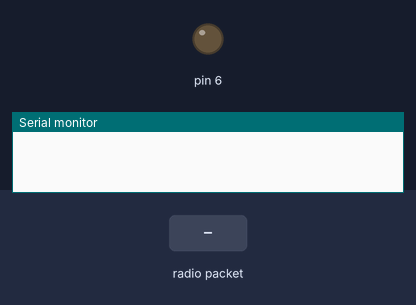
Simulated run of this sketch. Board: Arduino Nano, built with avr-gcc and run on an emulated ATmega328P. On the bench: output pins drawn as LEDs (lit = HIGH), the last lines printed to the serial monitor. Inputs (shaded band) come from the test bench. No radio packets arrive unless stated.

Above: at 1.2 s.
1.3 s: radio packet "1" arrives
At 2.2 s:
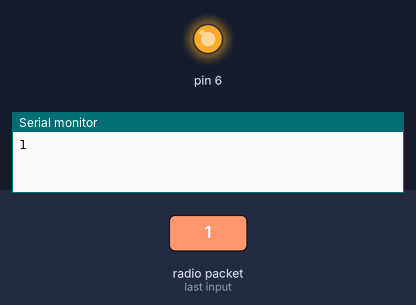
Timing chart, 0 to 4.3 s (numbered marks = the images above; inputs shaded):
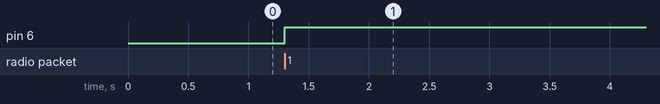

Measured:
- after the input at 1.3 s, pin 6: LOW → HIGH at once

The sketch:

Nano_NRF_Sistem_Alici.ino
```cpp
#include <SPI.h>
#include <nRF24L01.h>
#include <RF24.h>
RF24 radio(9, 10);
const byte address[6] = "00001";
boolean button_state = 0;
int led_pin = 3;

void setup()
{
pinMode(6, OUTPUT);
Serial.begin(9600);
radio.begin();
radio.openReadingPipe(0, address);
radio.setPALevel(RF24_PA_MIN);
radio.startListening();
}

void loop(){
if (radio.available()){
char text[32] = "";
radio.read(&text, sizeof(text));
radio.read(&button_state, sizeof(button_state));
if(button_state == HIGH){
digitalWrite(6, HIGH);
Serial.println(text);
}
else{
digitalWrite(6, LOW);
Serial.println(text);}
}
delay(1);
}
```
